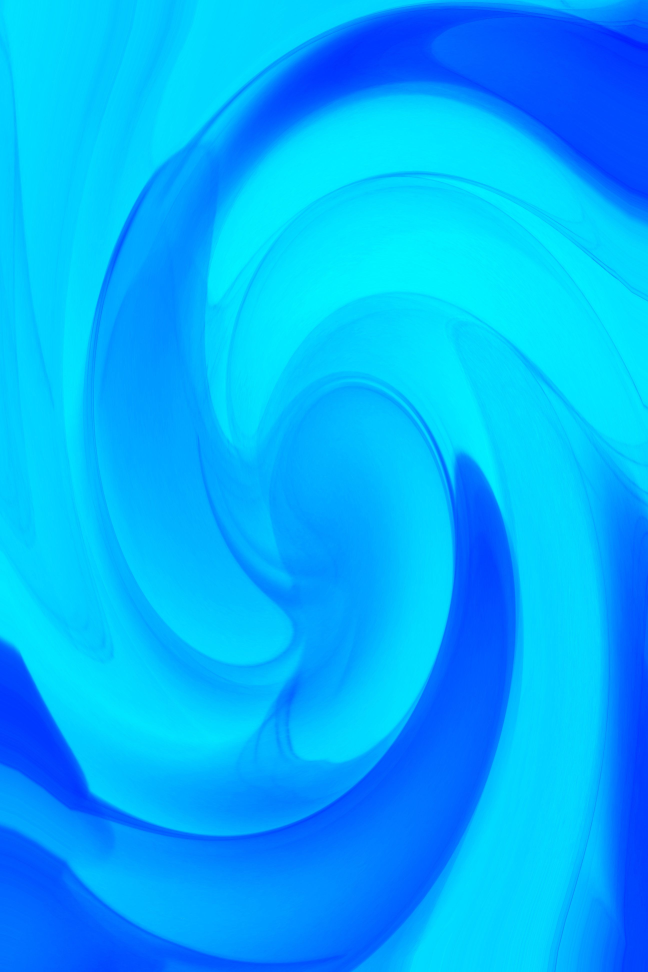
#> input picture fondo.jpg, 2592 x 3888 px (shown at 1/4 size); its folder holds only this picture in this run
$ python -i entrega_final.py   (imports and definitions only)
#> lines starting #> are read from the running program, lines starting #| are printed output that depends on the picture
"""
================================================================================
TRABAJO INTEGRADOR FINAL (TIF) - SISTEMA DE GESTIÓN NÁUTICA (KAYAK Y NATACIÓN)
ARCHIVO UNIFICADO Y COMENTADO LÍNEA POR LÍNEA PARA DEFENSA ORAL: entrega_final.py
================================================================================

ESTRUCTURA DE ESTE ARCHIVO AUTOCONTENIDO:
Este script integra los 7 módulos del proyecto en el orden exacto de dependencias
para que funcione por sí solo y puedas abrirlo durante tu defensa oral para
explicar cualquier línea ante el profesor:

  • SECCIÓN 1 (Equivalente a 'datos.py'):
    Modelo de Objetos (POO) con las clases 'Actividad' y 'Socio', reglas de
    negocio (vencimiento el día 10, apto médico obligatorio en Natación/Ambas)
    y lectura/escritura de 'precios.json'.

  • SECCIÓN 2 (Equivalente a 'logica.py'):
    Motor Visual e Interactivo (paleta de tonos azules #779be7 y #49b6ff con
    acentos leves en rosa pétalo #d264b6, fuente limpia 'Roboto', imagen de
    fondo 'fondo.jpg' difuminada con Pillow, conmutador Modo Día ☀️ / Modo Noche 🌙,
    efectos Hover y crecimiento tipográfico en botones), persistencia en
    'clientes.json', búsqueda múltiple de homónimos y reportes PDF con 'fpdf2'.

  • SECCIÓN 3 (Equivalente a 'pantalla_clientes.py'):
    Ventana emergente de Alta de Nuevos Alumnos / Socios con validaciones.

  • SECCIÓN 4 (Equivalente a 'pantalla_precios.py'):
    Ventana emergente para configurar los importes mensuales de las cuotas.

  • SECCIÓN 5 (Equivalente a 'pantalla_edicion.py'):
    Ventana emergente modal para modificar los datos de un alumno existente.

  • SECCIÓN 6 (Equivalente a 'pantalla_renovacion.py'):
    Ventana de Registro de Cobro de Cuota con resolución dinámica de homónimos.

  • SECCIÓN 7 (Equivalente a 'pantalla_estadisticas.py'):
    Panel de Consultas, Métricas, Recaudación, Filtros en tiempo real, Tabla
    interactiva 'Treeview', Baja múltiple y exportación de Reportes PDF.

  • SECCIÓN 8 (Equivalente a 'main.py'):
    Ventana Principal (Dashboard), Barra de Menús Desplegables, Conmutador de
    Tema (☀️ / 🌙), Tarjeta de Estado en Vivo y Accesos Rápidos.
================================================================================
"""

# ==============================================================================
# IMPORTACIONES GENERALES DEL SISTEMA
# ==============================================================================
# Aquí importamos 'os' para ubicar carpetas/archivos y abrir los PDFs generados en Windows
import os
# Aquí importamos 'json' para leer y guardar nuestras bases de datos ('clientes.json' y 'precios.json')
import json
# Aquí importamos 'date' y 'datetime' para manejar la fecha real de hoy y validar formatos DD/MM/AAAA
from datetime import date, datetime
# Aquí importamos 'tkinter' (como 'tk') para crear las ventanas, menús y listas
import tkinter as tk
# Aquí importamos 'ttk' (controles modernos estilizados) y 'messagebox' (cuadros de diálogo y alertas)
from tkinter import ttk, messagebox
# Aquí importamos 'FPDF' (de la librería 'fpdf2') para diseñar y exportar los reportes en formato PDF
from fpdf import FPDF

# Aquí importamos Pillow ('PIL') para abrir la imagen 'fondo.jpg', aplicarle desenfoque Gaussiano
# y convertirla con 'ImageTk' para mostrarla como fondo suave en Tkinter.
# El bloque 'try...except' garantiza que si en una PC no está instalado Pillow, el programa funcione igual.
try:
    from PIL import Image, ImageTk, ImageFilter
    PILLOW_DISPONIBLE = True
except ImportError:
    PILLOW_DISPONIBLE = False

# ==============================================================================
# CONFIGURACIÓN DE RUTAS DE ARCHIVOS
# ==============================================================================
# Aquí obtenemos la ruta exacta de la carpeta donde está guardado este archivo .py
DIRECTORIO_ACTUAL = os.path.dirname(os.path.abspath(__file__))
# Aquí definimos las rutas completas hacia los archivos JSON, los PDFs y la imagen de fondo
RUTA_PRECIOS = os.path.join(DIRECTORIO_ACTUAL, "precios.json")
RUTA_JSON = os.path.join(DIRECTORIO_ACTUAL, "clientes.json")
RUTA_PDF_GENERAL = os.path.join(DIRECTORIO_ACTUAL, "reporte_socios.pdf")
RUTA_PDF_AVISOS = os.path.join(DIRECTORIO_ACTUAL, "reporte_avisos_cobro.pdf")
RUTA_IMAGEN_FONDO = os.path.join(DIRECTORIO_ACTUAL, "fondo.jpg")


# ==============================================================================
# SECCIÓN 1: MODELO DE DATOS Y PROGRAMACIÓN ORIENTADA A OBJETOS (datos.py)
# ==============================================================================
"""
1. PROPÓSITO GENERAL DE ESTA SECCIÓN:
   Es el "cerebro conceptual" del sistema. Define las clases 'Actividad' y 'Socio'
   aplicando Programación Orientada a Objetos (POO) y gestiona el archivo 'precios.json'.

2. ELEMENTOS VISUALES / INTERFAZ:
   No dibuja ventanas, pero produce los textos de estado que se ven en la tabla y
   en las tarjetas: "Al día", "Pendiente (Vence el 10)" y "Atrasado".
"""

# Aquí se definen los precios iniciales por defecto (diccionario clave: valor)
# Sirven como respaldo automático si todavía no existe o se borra el archivo 'precios.json'
PRECIOS_PREDETERMINADOS = {
    "Kayak": 15000.0,
    "Natación": 18000.0,
    "Ambas": 28000.0
}


# [35 lines left out: functions cargar_precios, guardar_precios, not called in this run]


class Actividad:
    """
    Clase que representa una disciplina deportiva disponible en el club.
    Puede ser 'Kayak', 'Natación' o 'Ambas' (Kayak + Natación).
    """
    # '__init__' es el constructor: se ejecuta automáticamente cuando creamos una nueva Actividad
    # [29 lines left out: functions __init__, to_dict, not called in this run]

    def __str__(self):
        """Define cómo se muestra la actividad si la convertimos a texto (ej: 'Kayak ($15,000.00)')."""
        return f"{self.nombre} (${self.costo_mensual:,.2f})"


class Socio:
    """
    Clase principal que representa a un alumno o socio del club náutico.
    Agrupa sus datos personales, su turno, su actividad deportiva y sus pagos de cuotas.
    """
    # Constructor que recibe todos los datos de un socio al crearlo o al cargarlo desde 'clientes.json'
    # [117 lines left out: functions __init__, obtener_arancel_actual, obtener_periodo_actual, tiene_mes_abonado, obtener_estado_cuota, not called in this run]

    def esta_al_dia(self, fecha_referencia=None):
        """Devuelve True únicamente si el estado de la cuota es 'Al día'."""
        return self.obtener_estado_cuota(fecha_referencia) == "Al día"

    # [83 lines left out: functions necesita_aviso_cobro, tiene_apto_valido, esta_habilitado_para_ingreso, registrar_pago, to_dict, not called in this run]


# ==============================================================================
# SECCIÓN 2: MOTOR VISUAL, BÚSQUEDAS, ESTADÍSTICAS Y REPORTES PDF (logica.py)
# ==============================================================================
"""
1. PROPÓSITO GENERAL DE ESTA SECCIÓN:
   - Configura toda la estética visual del sistema: paleta con predominio de azules
     (#779be7 y #49b6ff) y acentos rosas sutiles (#d264b6), fuente limpia 'Roboto',
     imagen 'fondo.jpg' difuminada con Pillow, alternancia Modo Día / Modo Noche y
     efectos dinámicos en botones (Hover y crecimiento de letra al hacer clic).
   - Gestiona 'clientes.json', la búsqueda de homónimos, los filtros, la recaudación
     mensual y la exportación de los 2 reportes en PDF.
"""

# ----------------------------------------------------
# Aquí se definen los colores y la fuente de la letra
# ----------------------------------------------------
COLOR_AZUL_GLICINA = "#779be7"    # Azul glicina (Base principal para marcos, cabeceras y títulos)
COLOR_CIELO_FRESCO = "#49b6ff"    # Cielo fresco (Base principal para destaques, hover y títulos)
COLOR_AZUL_PROFUNDO = "#2b5cb8"   # Azul intenso para óptima legibilidad en modo claro
COLOR_LAVANDA = "#a480cf"         # Lavanda brillante (Transición suave)
COLOR_ROSA_PETALO = "#d264b6"     # Rosa Pétalo (Acento sutil y puntual en bordes activos)
COLOR_FRUTA_DRAGON = "#ff499e"    # Fruta del Dragón (Detalle puntual mínimo)

# Constantes generales y tipografías limpias (priorizando Roboto y Segoe UI, evitando Arial)
COLOR_FONDO_APP = "#f2f7fd"
COLOR_TARJETA = "#ffffff"
COLOR_AZUL_CORP = COLOR_AZUL_GLICINA
COLOR_AZUL_VIBRANTE = COLOR_CIELO_FRESCO
COLOR_AZUL_PRESIONADO = COLOR_AZUL_GLICINA
FUENTE_PRINCIPAL = "Roboto"
FUENTE_ALTERNATIVA = "Segoe UI"

# Aquí se definen las dos paletas completas del sistema: Modo Día ("claro") y Modo Noche ("nocturno")
TEMAS = {
    "claro": {
        "nombre": "claro",
        "fondo_app": "#f2f7fd",           # Blanco celeste náutico muy suave
        "fondo_blend": (242, 247, 253),   # Color RGB con el que se funde 'fondo.jpg' en Modo Día
        "opacidad_img": 0.24,             # Opacidad baja (24%) para que la foto de fondo no sature la vista
        "tarjeta": "#ffffff",             # Blanco puro para el interior de las tarjetas
        "texto": "#1e293b",               # Azul pizarra oscuro muy legible para textos generales
        "texto_secundario": "#5b708b",    # Gris azulado para textos aclaratorios
        "titulo_principal": "#2b5cb8",    # Azul profundo para el título principal
        "titulo_card": "#779be7",         # Azul glicina para los títulos de las tarjetas
        "borde_card": "#779be7",          # Azul glicina para los bordes de las tarjetas
        "btn_bg": "#ffffff",              # Fondo blanco en botones en estado normal
        "btn_fg": "#2b5cb8",              # Letra azul en botones en estado normal
        "btn_borde": "#779be7",           # Borde Azul glicina en botones normales
        "btn_hover_bg": "#49b6ff",        # Fondo Cielo fresco (#49b6ff) cuando pasa el mouse por encima
        "btn_hover_fg": "#ffffff",        # Letra blanca cuando pasa el mouse por encima
        "btn_press_bg": "#779be7",        # Fondo Azul glicina cuando se hace clic en el botón
        "acento_sutil": "#d264b6",        # Detalle leve en Rosa Pétalo (#d264b6) solo en bordes puntuales
        "entry_bg": "#ffffff",
        "entry_fg": "#1e293b",
        "entry_borde": "#779be7",
        "tree_bg": "#ffffff",
        "tree_fg": "#1e293b",
        "tree_head_bg": "#779be7",        # Encabezado de tabla en Azul glicina
        "tree_head_fg": "#ffffff",
        "tree_head_active": "#49b6ff",    # Encabezado en Cielo fresco al pasar el cursor
        "tree_sel_bg": "#49b6ff",         # Fila seleccionada de la tabla en Cielo fresco
        "listbox_bg": "#f4f8fe",
        "listbox_fg": "#1e293b",
        "apoyo_glicina": "#779be7",
        "apoyo_cielo": "#49b6ff",
        "texto_toggle": "🌙 Modo Noche"
    },
    "nocturno": {
        "nombre": "nocturno",
        "fondo_app": "#0f172a",           # Azul noche profundo para el fondo general
        "fondo_blend": (15, 23, 42),      # Color RGB oscuro con el que se funde 'fondo.jpg' en Modo Noche
        "opacidad_img": 0.20,             # Opacidad suave nocturna (20%)
        "tarjeta": "#1e293b",             # Gris/azul pizarra oscuro elegante para tarjetas
        "texto": "#f1f5f9",               # Texto blanco hielo muy legible sobre fondo oscuro
        "texto_secundario": "#94a3b8",    # Gris celeste claro para textos secundarios
        "titulo_principal": "#49b6ff",    # Cielo fresco luminoso para títulos
        "titulo_card": "#49b6ff",         # Cielo fresco para títulos de tarjetas
        "borde_card": "#779be7",          # Azul glicina para bordes de tarjetas
        "btn_bg": "#26354d",              # Fondo azul oscuro elegante para botones en reposo
        "btn_fg": "#49b6ff",              # Texto Cielo fresco en botones en reposo
        "btn_borde": "#779be7",           # Borde Azul glicina
        "btn_hover_bg": "#49b6ff",        # Al pasar el cursor (Hover): Cielo fresco vibrante (#49b6ff)
        "btn_hover_fg": "#ffffff",        # Letra blanca en Hover
        "btn_press_bg": "#779be7",        # Al hacer clic: Azul glicina (#779be7)
        "acento_sutil": "#d264b6",        # Detalle rosa pétalo leve en el borde activo
        "entry_bg": "#26354d",
        "entry_fg": "#ffffff",
        "entry_borde": "#779be7",
        "tree_bg": "#1e293b",
        "tree_fg": "#f1f5f9",
        "tree_head_bg": "#779be7",
        "tree_head_fg": "#ffffff",
        "tree_head_active": "#49b6ff",
        "tree_sel_bg": "#49b6ff",
        "listbox_bg": "#26354d",
        "listbox_fg": "#f1f5f9",
        "apoyo_glicina": "#779be7",
        "apoyo_cielo": "#49b6ff",
        "texto_toggle": "☀️ Modo Día"
    }
}

# Variables globales que recuerdan en qué modo estamos ("claro" o "nocturno"),
# guardan la imagen difuminada en memoria (_CACHE_IMG_BASE) y listan las ventanas abiertas
_MODO_ACTUAL = "claro"
_CACHE_IMG_BASE = {}
_VENTANAS_REGISTRADAS = []


def obtener_tema_actual():
    """Devuelve el diccionario de colores correspondiente al tema activo ('claro' o 'nocturno')."""
    return TEMAS[_MODO_ACTUAL]


def _preparar_imagenes_base():
    """
    Aquí se abre la imagen 'fondo.jpg' con Pillow, se le aplica un desenfoque Gaussiano
    fuerte (radio 14) y se mezcla con baja opacidad sobre el color de fondo del Modo Día
    y del Modo Noche para que sea suave y permita leer perfectamente los textos.
    """
    if not PILLOW_DISPONIBLE or _CACHE_IMG_BASE:
        return

    if not os.path.exists(RUTA_IMAGEN_FONDO):
        return

    try:
        # 1. Abrimos 'fondo.jpg' en modo de color RGB
        img_original = Image.open(RUTA_IMAGEN_FONDO).convert("RGB")
#> img_original is the input picture: PIL image 2592x3888 RGB; mean R, G, B 0.9, 175.4, 254.2
        resample_mode = getattr(Image, "Resampling", Image).LANCZOS
        img_redim = img_original.resize((1000, 750), resample_mode)
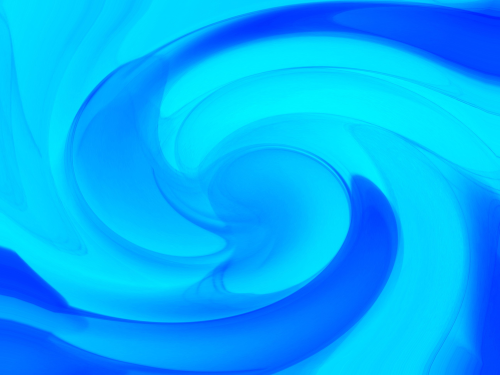
#> img_redim: PIL image 1000x750 RGB (shown at 1/2 size); mean R, G, B 0.9, 175.4, 254.2

        # 2. Aplicamos el filtro GaussianBlur(radius=14) para difuminar la imagen
        img_difuminada = img_redim.filter(ImageFilter.GaussianBlur(radius=14))
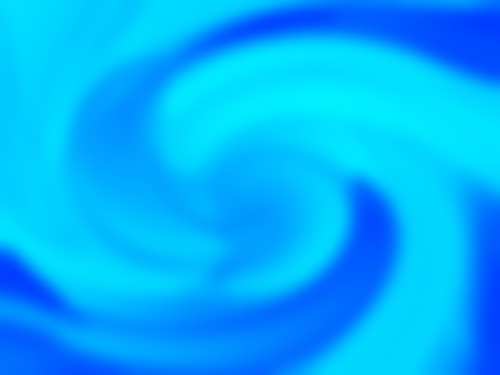
#> img_difuminada: PIL image 1000x750 RGB (shown at 1/2 size); mean R, G, B 1, 175.5, 254.1

        # 3. Preparamos una versión suave para Modo Día y otra para Modo Noche usando Image.blend()
        for clave, cfg in TEMAS.items():
            capa_color = Image.new("RGB", img_difuminada.size, cfg["fondo_blend"])
            _CACHE_IMG_BASE[clave] = Image.blend(capa_color, img_difuminada, alpha=cfg["opacidad_img"])
#> this loop made 2 passes
#> pass 1, in _preparar_imagenes_base, `capa_color = Image.new("RGB", img_difuminada.size, cfg["fondo_blend"])`:
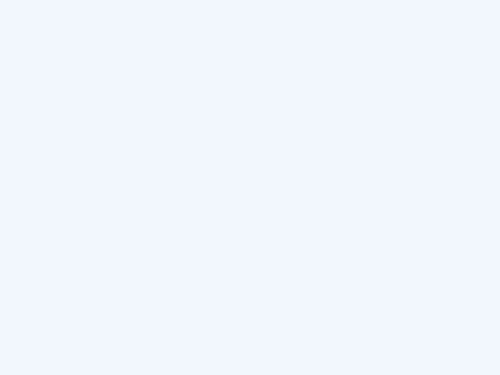
#> capa_color: PIL image 1000x750 RGB (shown at 1/2 size); mean R, G, B 242, 247, 253
#> pass 2, in _preparar_imagenes_base, `capa_color = Image.new("RGB", img_difuminada.size, cfg["fondo_blend"])`:
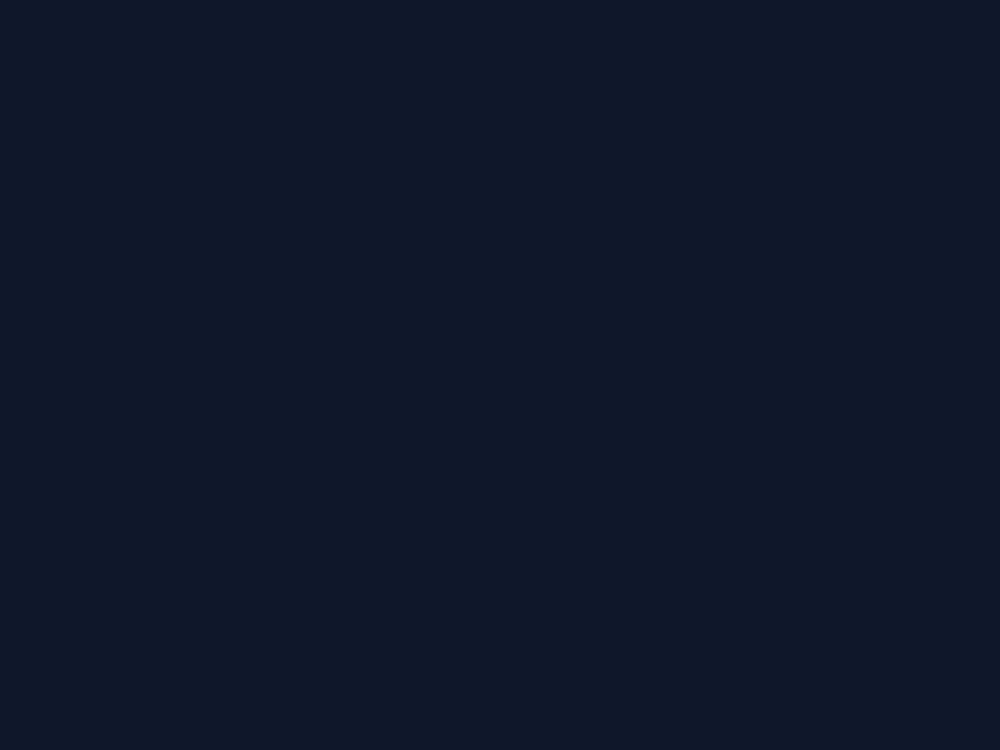
#> capa_color: PIL image 1000x750 RGB; mean R, G, B 15, 23, 42
    except Exception:
        pass


# [452 lines left out: functions _actualizar_fondo_ventana, _aplicar_estilos_ttk, alternar_tema, crear_boton_tema, configurar_estilos_modernos, cargar_socios and 3 more, not called in this run]


# ----------------------------------------------------
# Baja Individual/Múltiple, Edición y Filtros
# ----------------------------------------------------
def eliminar_socio(dni, socios=None):
    """Elimina a un único socio por su DNI."""
    return eliminar_socios_multiples([dni], socios) > 0


# [300 lines left out: functions eliminar_socios_multiples, actualizar_socio, filtrar_socios, calcular_recaudacion_mes, calcular_estadisticas, generar_reporte_pdf and 1 more, not called in this run]


# ==============================================================================
# SECCIÓN 3: ALTA DE NUEVOS ALUMNOS / SOCIOS (pantalla_clientes.py)
# ==============================================================================
"""
1. PROPÓSITO GENERAL DE ESTA SECCIÓN:
   Abre la ventana emergente para inscribir a un nuevo alumno, validando todos
   los campos antes de guardarlo en 'clientes.json'.
"""


# [140 lines left out: function abrir_pantalla_clientes, not called in this run]


# ==============================================================================
# SECCIÓN 4: CONFIGURACIÓN DE IMPORTES DE CUOTAS (pantalla_precios.py)
# ==============================================================================
"""
1. PROPÓSITO GENERAL DE ESTA SECCIÓN:
   Permite consultar y modificar el valor mensual en pesos ($) de las cuotas de
   Kayak, Natación y Ambas, guardando los cambios en 'precios.json'.
"""


# [76 lines left out: function abrir_pantalla_precios, not called in this run]


# ==============================================================================
# SECCIÓN 5: MODIFICACIÓN DE DATOS DE UN ALUMNO (pantalla_edicion.py)
# ==============================================================================
"""
1. PROPÓSITO GENERAL DE ESTA SECCIÓN:
   Permite editar los datos personales, actividad, turno, apto médico o estado
   (Activo/Inactivo) de un alumno seleccionado en la tabla de estadísticas.
"""


# [137 lines left out: function abrir_pantalla_edicion, not called in this run]


# ==============================================================================
# SECCIÓN 6: COBRO DE CUOTAS Y RESOLUCIÓN DE HOMÓNIMOS (pantalla_renovacion.py)
# ==============================================================================
"""
1. PROPÓSITO GENERAL DE ESTA SECCIÓN:
   Permite buscar a un socio por DNI o Nombre para cobrarle la cuota. Si hay más
   de una persona con el mismo nombre (homónimos), despliega una lista interactiva
   para seleccionar al socio correcto, carga su arancel y registra el pago.
"""


# [307 lines left out: function abrir_pantalla_renovacion, not called in this run]


# ==============================================================================
# SECCIÓN 7: PANEL DE ESTADÍSTICAS, TABLA Y REPORTES PDF (pantalla_estadisticas.py)
# ==============================================================================
"""
1. PROPÓSITO GENERAL DE ESTA SECCIÓN:
   Muestra las métricas del club, la recaudación mensual, el buscador en vivo,
   los filtros rápidos, la tabla 'Treeview' con selección múltiple, la edición
   y eliminación de alumnos y la exportación de los reportes en PDF.
"""


# [279 lines left out: function abrir_pantalla_estadisticas, not called in this run]


# ==============================================================================
# SECCIÓN 8: VENTANA PRINCIPAL E INICIO DEL SISTEMA (main.py)
# ==============================================================================
"""
1. PROPÓSITO GENERAL DE ESTA SECCIÓN:
   Construye la ventana principal ('root'), la barra de menús desplegables,
   el botón 🌙 / ☀️, la tarjeta de resumen en vivo y los 4 botones de acceso rápido.
"""


# [155 lines left out: function iniciar_aplicacion, not called in this run]


# Punto de arranque cuando se ejecuta directamente 'python entrega_final.py'
# [2 lines not run here, left out]

>>> result = _preparar_imagenes_base()
